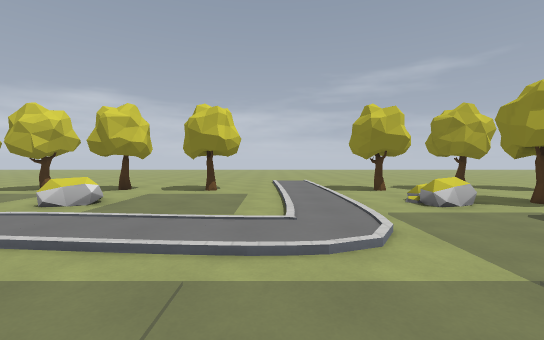
view 1 (above)

18 first-person views from a walk through a level from a Godot 3-D game. The camera is 1.4 m above the floor, tilts 2° down and sees 90° across. The floor is counted in squares, 2 m on a side. Each view is taken from the middle of a square. On the plan, view 1 faces up. The plan holds only what a view shows up to about 9 squares ahead; the rest is blank. The place goes on beyond the plan. Some surface patterns are stand-ins.

view 2
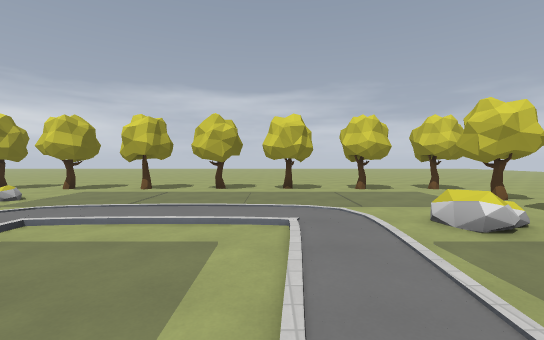

view 3
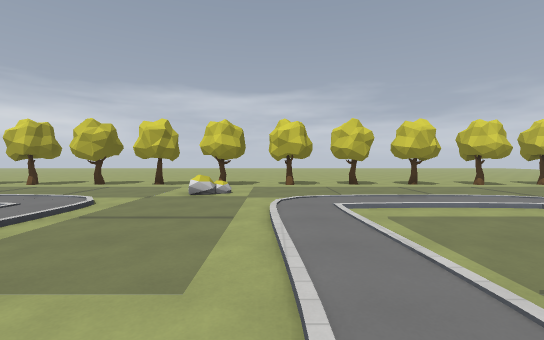

view 4
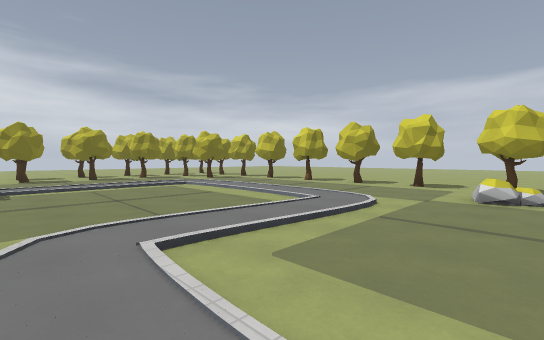

view 5
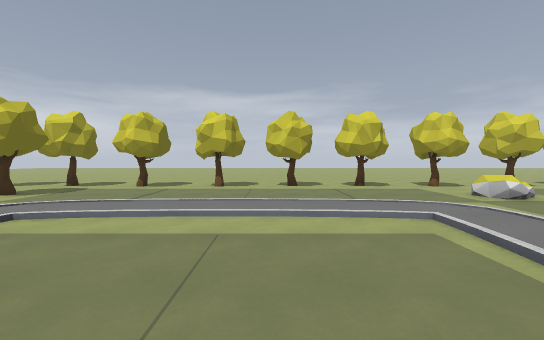

view 6
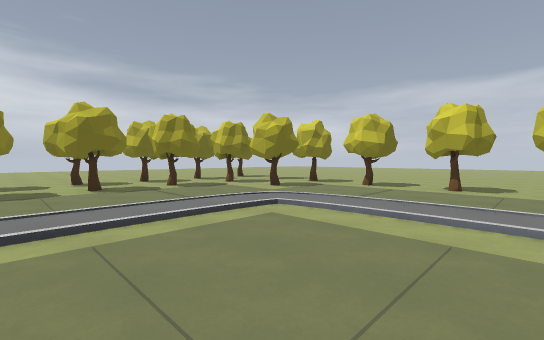

view 7
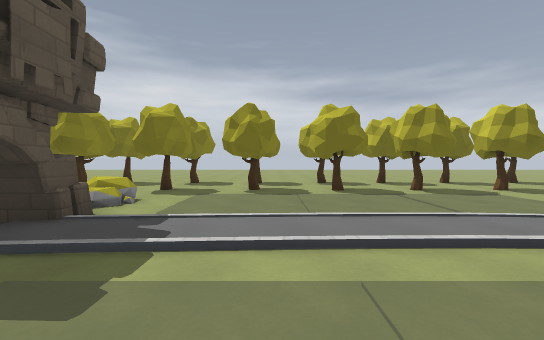

view 8
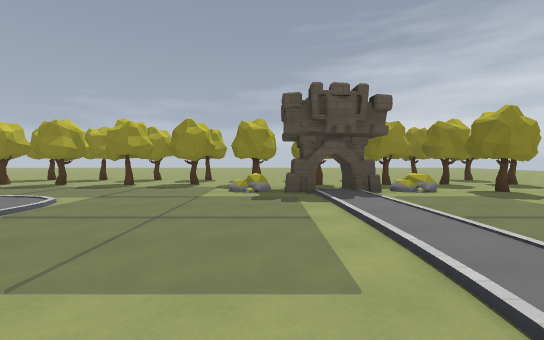

view 9
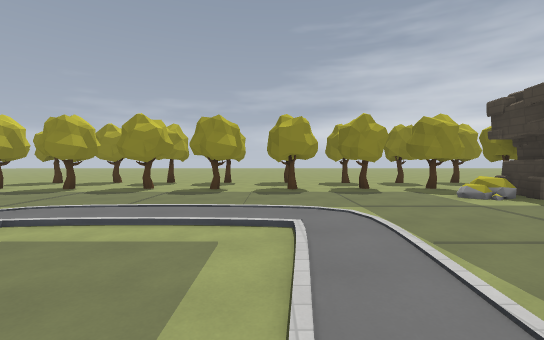

view 10
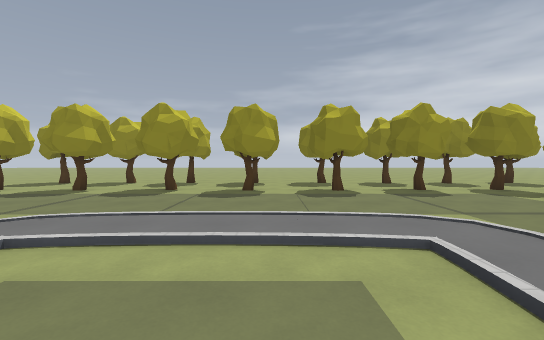

view 11
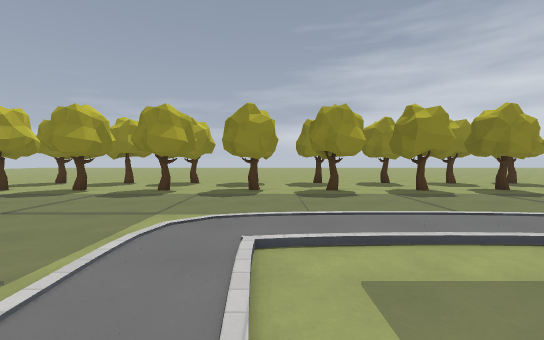

view 12
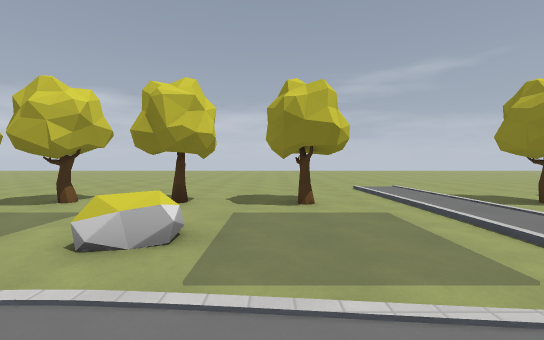

view 13
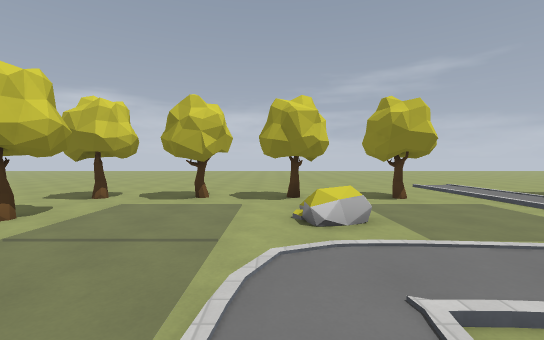

view 14
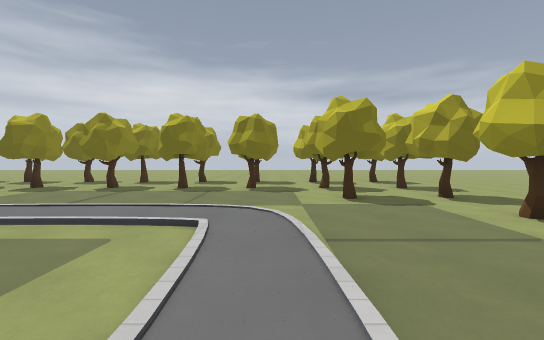

view 15
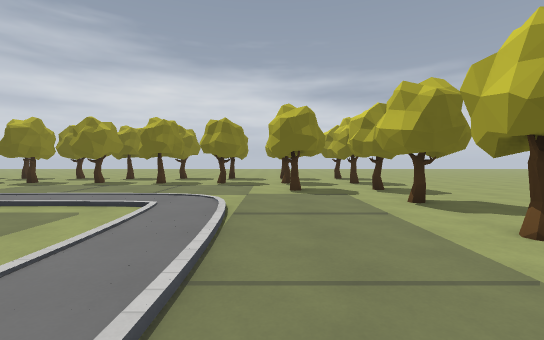

view 16
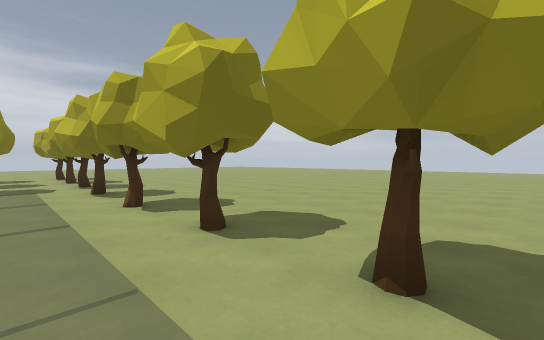

view 17
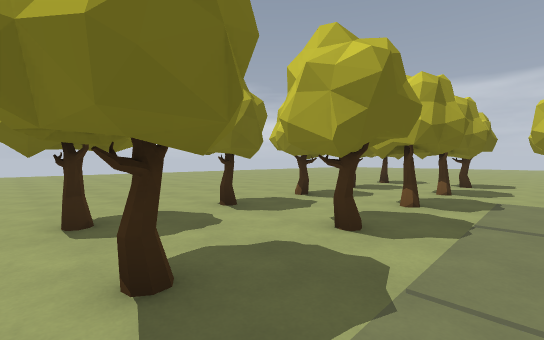

view 18
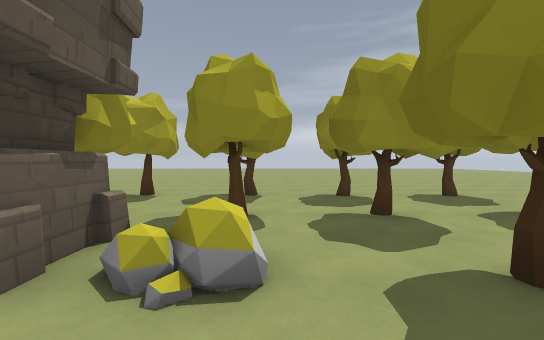

### Floor plan
Key: @ floor where view 1 was taken; # wall or solid block; x gap in a wall; . floor; / step, stairs or slope; = window, fence, low wall or low ledge; ^ raised ledge; T thing the floor can be seen under or through.
Columns run from 13 left of view 1 to 10 right of it. Each row starts with its distance up from view 1.
  8    ..........//... ..
  7    ...#x#...///.#####
  6     ..#.#x#x#/..### #
  5     ..x....../..=## #
  4     .##...^../..^.# #
  3     .##.././///...# #
  2     ..x.../////...# #
  1     ..x...........# #
  0     .# ......@....# #
 -1     .##...///./...# #
 -2     ..x../////....# #
 -3     ..x.=.........# #
 -4     .##.^........## #
 -5 .....##../////...## #
 -6 ......x...//../...# #
 -7 ......x...........# #
 -8 .....##..........## #
 -9 .....##.........=## # ..
-10 ......x.........^#  #...
-11 ......x...//////##  #...
-12  ....TT..//..///##  #...
-13   ...TT.........=#  #..
-14  .....TTT.......^#  #...
-15 ......TT###.TT#.##  #...
-16 .....######TTTT##T TT...
-17  ....### T TTTT##T TT...
-18        TTTT.TTT.#TT.....
-19        ........   ......
-20         .......     ....
-21         .......      ...
-22          ......       ..
-23            ....
-24            ....
-25              ..
-26              ..

Where each view was taken, in squares from view 1:
view 1: 0 up, 0 right, facing up
view 2: 2 up, 0 right, facing left
view 3: 2 down, 1 right, facing left
view 4: 3 down, 1 right, facing down-left
view 5: 8 down, 0 right, facing left
view 6: 8 down, 0 right, facing down-left
view 7: 9 down, 0 right, facing down
view 8: 10 down, 4 left, facing right
view 9: 5 down, 3 left, facing right
view 10: 4 down, 2 left, facing right
view 11: 2 down, 2 left, facing right
view 12: 2 up, 2 left, facing up
view 13: 1 up, 4 left, facing up
view 14: 8 down, 4 left, facing down
view 15: 7 down, 5 left, facing down
view 16: 5 down, 6 left, facing down-left
view 17: 14 down, 1 right, facing down-left
view 18: 14 down, 1 right, facing right
